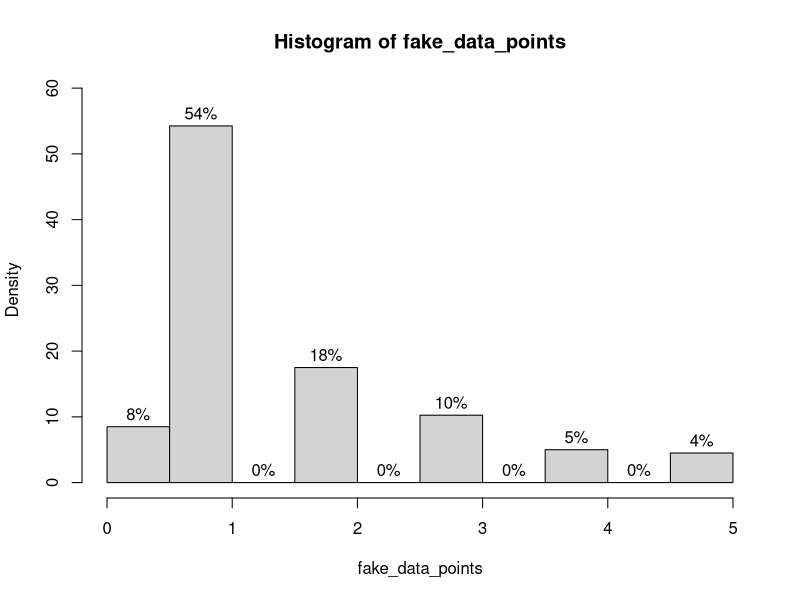

Write R code to recreate this figure. (Note: this script raises an error after producing the figure.)
## ---- chunk 1
knitr::opts_chunk$set(echo = TRUE)
## ---- chunk 2
possible_outcomes <- c(0, 1, 2, 3, 4, 5)
outcome_probabilities <- c(0.1, 0.5, 0.2, 0.1, 0.05, 0.05)
n_data_points <- 400
set.seed(1)
fake_data_points <- sample(possible_outcomes,
n_data_points,
replace=T,
prob=outcome_probabilities)
set.seed(NULL)
fake_data_set <- tibble::data_frame(`Fake measurement`=fake_data_points)

## ---- chunk 3
possible_outcomes <- c(0, 1, 2, 3, 4, 5)
## ---- chunk 4
outcome_probabilities <- c(0.1, 0.5, 0.2, 0.1, 0.05, 0.05)
## ---- chunk 5
n_data_points <- 400
## ---- chunk 6
set.seed(1)
## ---- chunk 7
fake_data_points <- sample(possible_outcomes,
n_data_points,
replace=T,
prob=outcome_probabilities)

## ---- chunk 8
histPercent <- function(fake_data_points, ...) {
  H <- hist(fake_data_points, plot = FALSE)
  H$density <- with(H, 100 * density* diff(breaks)[1])
  labs <- paste(round(H$density), "%", sep="")
  plot(H, freq = FALSE, labels = labs, ylim=c(0, 1.08*max(H$density)),...)
}
histPercent(fake_data_points)
## ---- chunk 9
set.seed(NULL)
## ---- chunk 10
fake_data_set <- tibble::data_frame(`Fake measurement`=fake_data_points)
## ---- chunk 11
print(sum_column(iris, "Sepal.Length"))
print(sum_column(iris, "Species"))
print(sum_column(warpbreaks, "breaks"))

## ---- chunk 12
print(my_sum(iris$Sepal.Length))
print(my_sum(iris$Species))
print(my_sum(warpbreaks$breaks))
## ---- chunk 13
print(sum_divided_by(iris$Sepal.Length, 12))
print(sum_divided_by(iris$Species, 22))
print(sum_divided_by(iris$Sepal.Length, "Not numeric"))
print(sum_divided_by(warpbreaks$breaks, -12))

